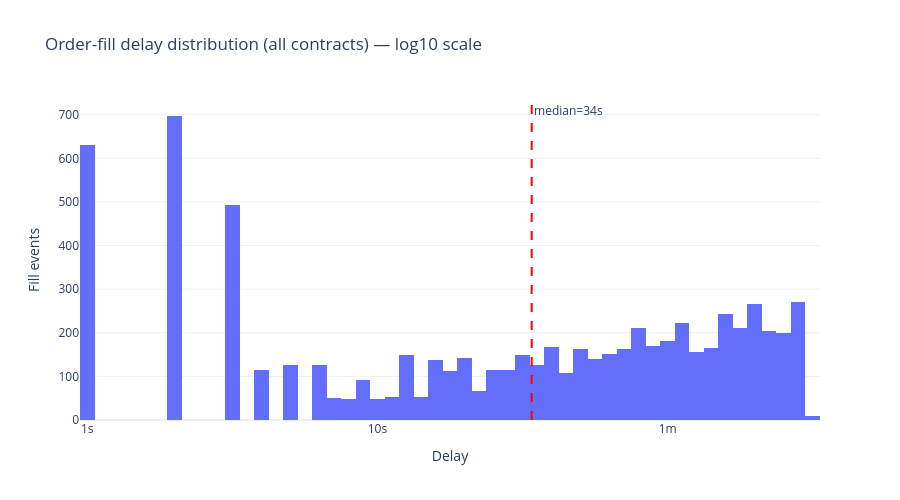

Write notebook code for a chart like this one.
### Code cell
import numpy as np

log_delays = np.log10(all_delays_df['delay_s'].clip(lower=1))

fig_delay = go.Figure()
fig_delay.add_trace(go.Histogram(
    x=log_delays,
    nbinsx=80,
    name='All contracts'
))

median_val = all_delays_df['delay_s'].median()
median_log = np.log10(max(median_val, 1))
fig_delay.add_vline(x=median_log, line_dash='dash', line_color='red',
                    annotation_text=f'median={median_val:.0f}s', annotation_position='top right')

max_log = int(np.ceil(log_delays.max()))
tickvals = list(range(0, max_log + 1))
ticktext = ['1s', '10s', '1m', '10m', '1.7h', '11.6h', '4.8d'][:max_log + 1]

fig_delay.update_layout(
    title='Order-fill delay distribution (all contracts) — log10 scale',
    xaxis_title='Delay',
    yaxis_title='Fill events',
    template='plotly_white', height=500,
)
fig_delay.update_xaxes(tickvals=tickvals, ticktext=ticktext)
fig_delay.show()

### Figure 1 — Plotly figure (JSON) as saved in the notebook; plotly's stock layout.template omitted (floating-point values rounded to 4 significant figures; data arrays with more than 128 entries replaced by an {"elided": "..."} marker saying what was removed)
{"data": [{"name": "All contracts", "nbinsx": 80, "type": "histogram", "x": {"elided": "7044 float values"}}], "layout": {"annotations": [{"showarrow": false, "text": "median=34s", "x": 1.531, "xanchor": "left", "xref": "x", "y": 1, "yanchor": "top", "yref": "y domain"}], "height": 500, "shapes": [{"line": {"color": "red", "dash": "dash"}, "type": "line", "x0": 1.531, "x1": 1.531, "xref": "x", "y0": 0, "y1": 1, "yref": "y domain"}], "title": {"text": "Order-fill delay distribution (all contracts) — log10 scale"}, "xaxis": {"ticktext": ["1s", "10s", "1m", "10m"], "tickvals": [0, 1, 2, 3], "title": {"text": "Delay"}}, "yaxis": {"title": {"text": "Fill events"}}}}
